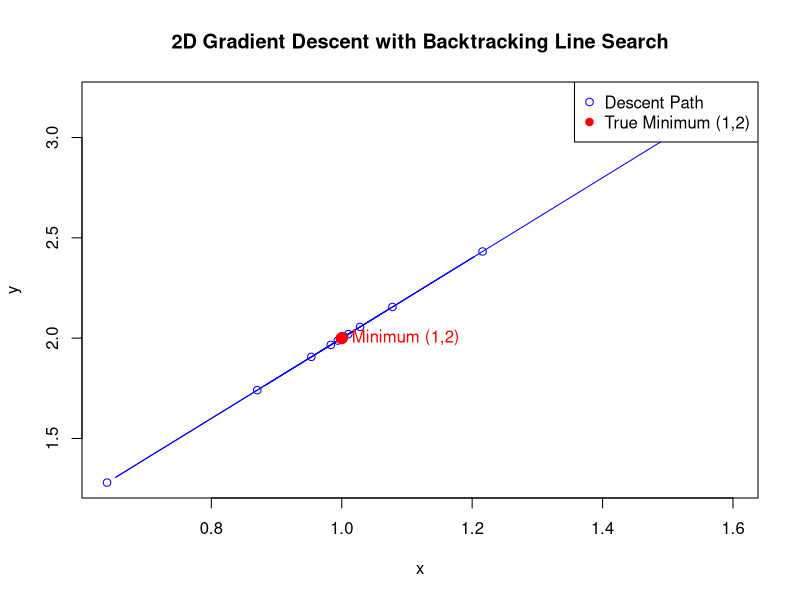
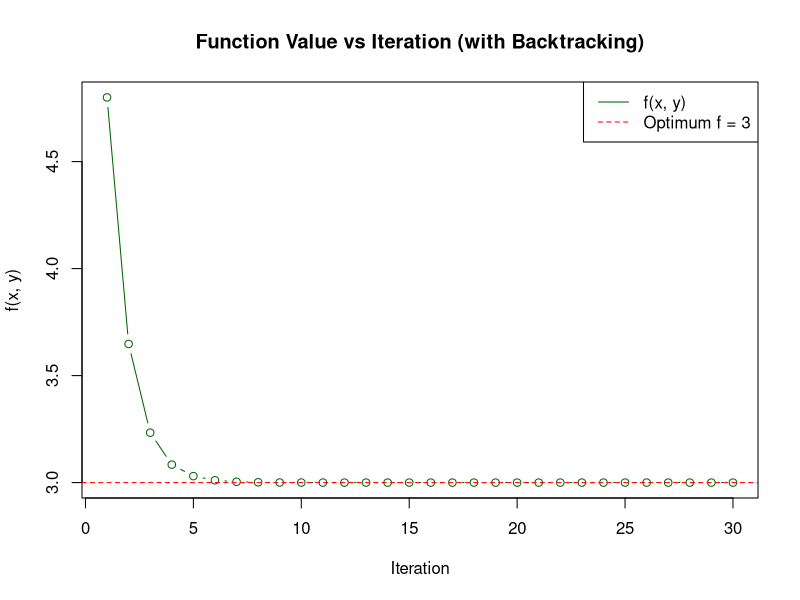

These figures' R source, in order:
# =============================================
# 2D Gradient Descent with Backtracking Line Search
# Function: f(x, y) = (x - 1)^2 + (y - 2)^2 + 3
# Minimum at: x = 1, y = 2, f(x,y) = 3
# =============================================

# Define the function
f <- function(x, y) {
  return((x - 1)^2 + (y - 2)^2 + 3)
}

# Define the gradient of the function
grad_f <- function(x, y) {
  df_dx <- 2 * (x - 1)
  df_dy <- 2 * (y - 2)
  return(c(df_dx, df_dy))
}

# Backtracking Line Search
# Inputs:
#   x, y: current point
#   dx, dy: gradient components (∂f/∂x, ∂f/∂y)
#   alpha: initial step size (e.g., 1.0)
#   beta: reduction factor (e.g., 0.8)
#   c: sufficient decrease constant (e.g., 0.01)
# Returns: suitable step size alpha
backtrack <- function(x, y, dx, dy, alpha = 1.0, beta = 0.8, c = 0.01) {
  while (f(x - alpha * dx, y - alpha * dy) >
         f(x, y) - c * alpha * (dx^2 + dy^2)) {
    alpha <- beta * alpha
  }
  return(alpha)
}

# Gradient Descent with Backtracking Line Search
gradient_descent_2d_bl <- function(start_x, start_y, max_iter) {
  x <- start_x
  y <- start_y
  
  # For tracking
  x_hist <- numeric(max_iter)
  y_hist <- numeric(max_iter)
  f_hist <- numeric(max_iter)
  
  for (i in 1:max_iter) {
    # Compute gradient
    grad <- grad_f(x, y)
    dx <- grad[1]
    dy <- grad[2]
    
    # Compute step size using backtracking
    alpha <- backtrack(x, y, dx, dy, alpha = 1.0, beta = 0.8, c = 0.01)
    
    # Update position
    x <- x - alpha * dx
    y <- y - alpha * dy
    
    # Store history
    x_hist[i] <- x
    y_hist[i] <- y
    f_hist[i] <- f(x, y)
  }
  
  return(list(
    optimal_x = x,
    optimal_y = y,
    optimal_value = f(x, y),
    x_history = x_hist,
    y_history = y_hist,
    f_history = f_hist
  ))
}

# ===== Parameters =====
start_x <- 0
start_y <- 0
max_iter <- 30

# ===== Run Gradient Descent with Backtracking =====
result <- gradient_descent_2d_bl(start_x, start_y, max_iter)

# ===== Print Results =====
cat(sprintf("Optimized x: %.4f\n", result$optimal_x))
cat(sprintf("Optimized y: %.4f\n", result$optimal_y))
cat(sprintf("Minimum f(x, y): %.4f\n", result$optimal_value))

# ===== Plot Trajectory in 2D =====
plot(result$x_history, result$y_history, type = 'b', col = 'blue',
     xlab = 'x', ylab = 'y',
     main = '2D Gradient Descent with Backtracking Line Search',
     xlim = range(c(result$x_history, 1)),
     ylim = range(c(result$y_history, 2)))
points(1, 2, col = 'red', pch = 19, cex = 1.5)
text(1, 2, labels = "Minimum (1,2)", pos = 4, col = 'red')
legend("topright", legend = c("Descent Path", "True Minimum (1,2)"),
       col = c("blue", "red"), pch = c(1, 19))

# ===== Plot Function Value Over Iterations =====
plot(1:max_iter, result$f_history, type = 'b', col = 'darkgreen',
     xlab = 'Iteration', ylab = 'f(x, y)',
     main = 'Function Value vs Iteration (with Backtracking)')
abline(h = 3, col = 'red', lty = 2)
legend("topright", legend = c("f(x, y)", "Optimum f = 3"),
       col = c("darkgreen", "red"), lty = c(1, 2))
